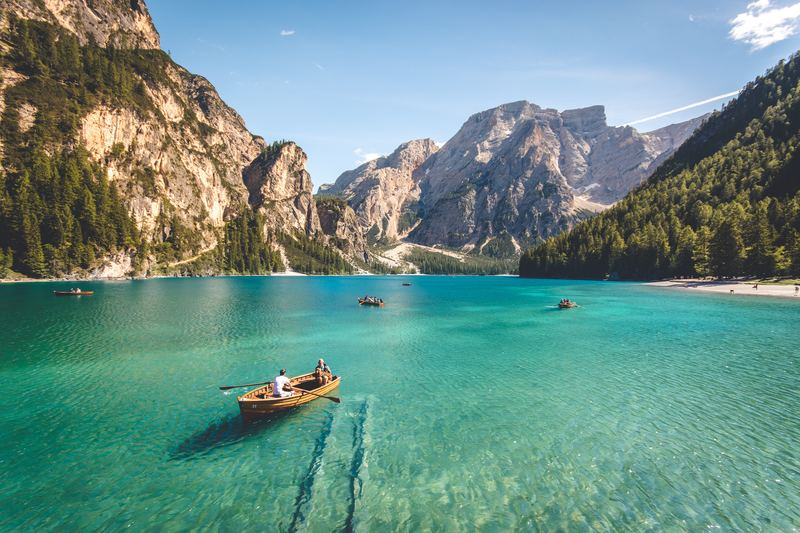
#> input picture classes/computer_vision/lab02/imagens/bg.jpg, 800 x 533 px
$ python hsv.py ../lab02/imagens/bg.jpg
#> lines starting #> are read from the running program, lines starting #| are printed output that depends on the picture
import sys
import cv2
import numpy as np
import matplotlib.pyplot as plt

#abre imagem
filename = sys.argv[1]
im = cv2.imread(filename)
#> im is the input picture: shape (533, 800, 3); mean B, G, R 135.9, 143.5, 106.8

#converte cores
im = cv2.cvtColor(im, cv2.COLOR_BGR2HSV)
#> im: shape (533, 800, 3); mean H, S, V 73.9, 99.9, 155.2

#split
#im_r,im_g,im_b = cv2.split(im)
im_h = im[:,:,0]
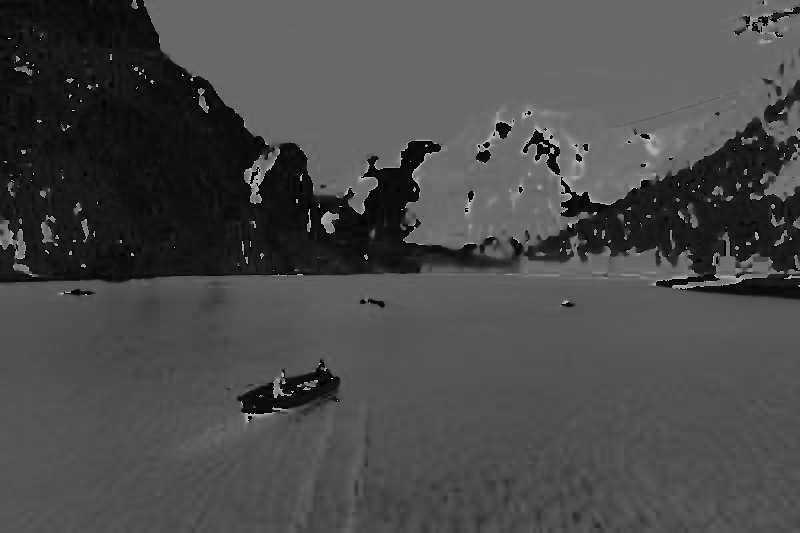
#> im_h: shape (533, 800); min 0, max 179, mean 73.9
im_s = im[:,:,1]
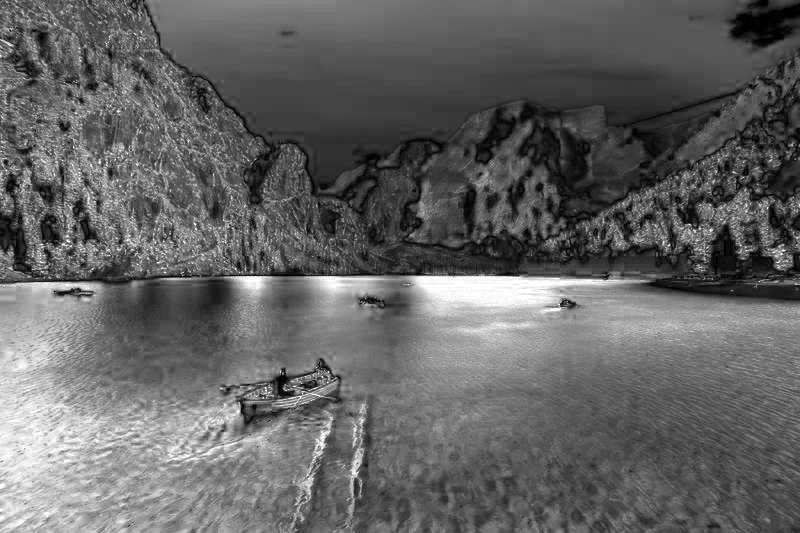
#> im_s: shape (533, 800); min 0, max 255, mean 99.9
im_v = im[:,:,2]
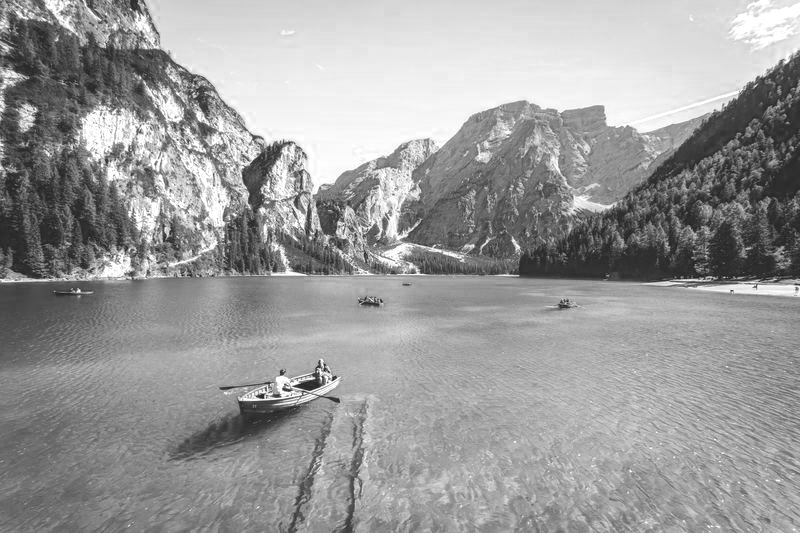
#> im_v: shape (533, 800); min 17, max 255, mean 155.2

#combina as imagens
im = cv2.merge([im_h,im_s,im_v])

#modicacoes na imagem
for row_index in range(len(im_h)):
    for line_index in range(len(im_h[row_index])):
        hue_val = im_h[row_index][line_index]

        if ((hue_val >= 94) and (hue_val <= 110) and (line_index < 570)):
            im_h[row_index][line_index] -= 40
            im_s[row_index][line_index] -= 110

        elif ((hue_val <= 80) and (line_index > 575)):

            if ((hue_val >= 24) and (hue_val <= 40)):
                im_h[row_index][line_index] += 50
            elif (hue_val >= 24):
                im_h[row_index][line_index] += 40

            im_s[row_index][line_index] += 90
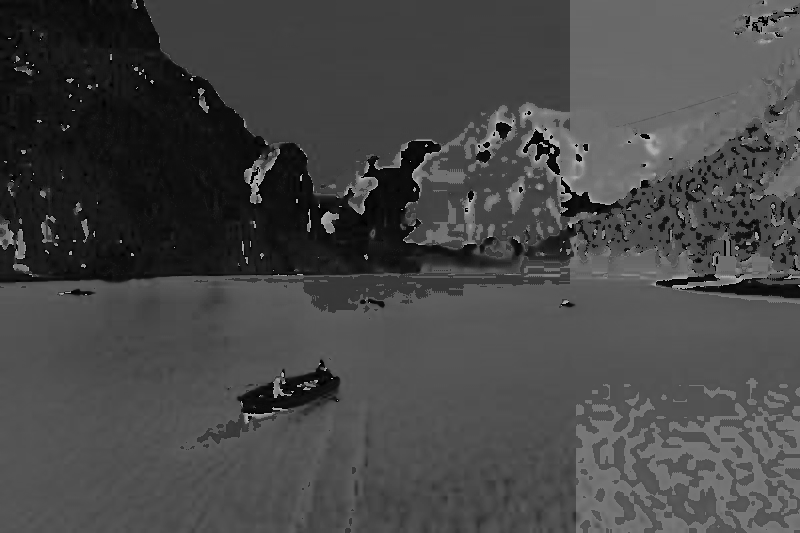
#> im_h: shape (533, 800); min 0, max 179, mean 70.8
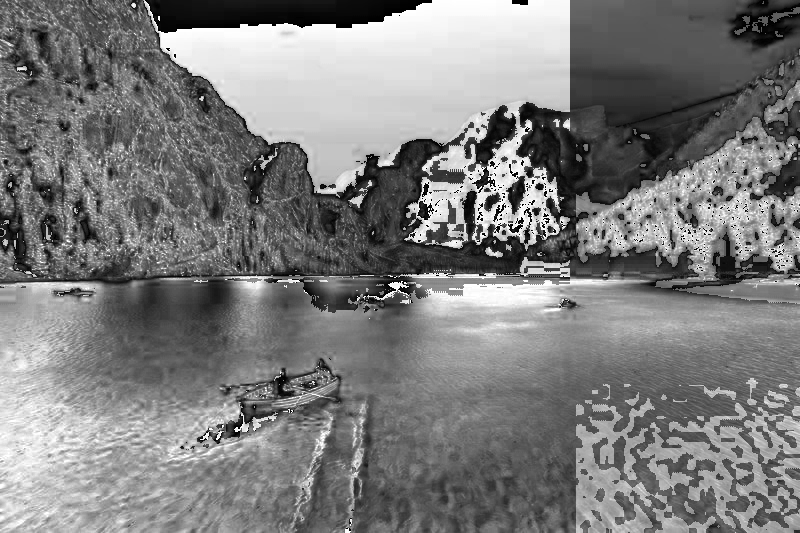
#> im_s: shape (533, 800); min 0, max 255, mean 124.5

#combina as imagens
new_im = cv2.merge([im_h,im_s,im_v])
#> new_im: shape (533, 800, 3); mean H, S, V 70.8, 124.5, 155.2

#mostra imagens
imagens = [im_h,im_s,im_v]


x_values = np.arange(256)

plt.subplot(2,3,1),plt.imshow(imagens[0],cmap = 'gray')
plt.subplot(2,3,2),plt.imshow(imagens[1],cmap = 'gray')
plt.subplot(2,3,3),plt.imshow(imagens[2],cmap = 'gray')
plt.subplot(2,3,4),plt.imshow(cv2.cvtColor(im, cv2.COLOR_HSV2RGB))
plt.subplot(2,3,5),plt.imshow(cv2.cvtColor(new_im, cv2.COLOR_HSV2RGB))


plt.show()
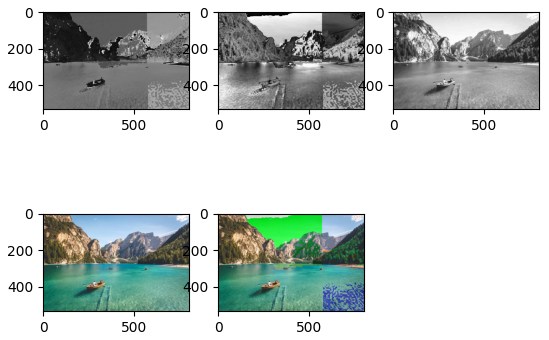
#> figure drawn by matplotlib, 5 panels

cv2.imwrite("mod.jpg", cv2.cvtColor(new_im, cv2.COLOR_HSV2BGR))
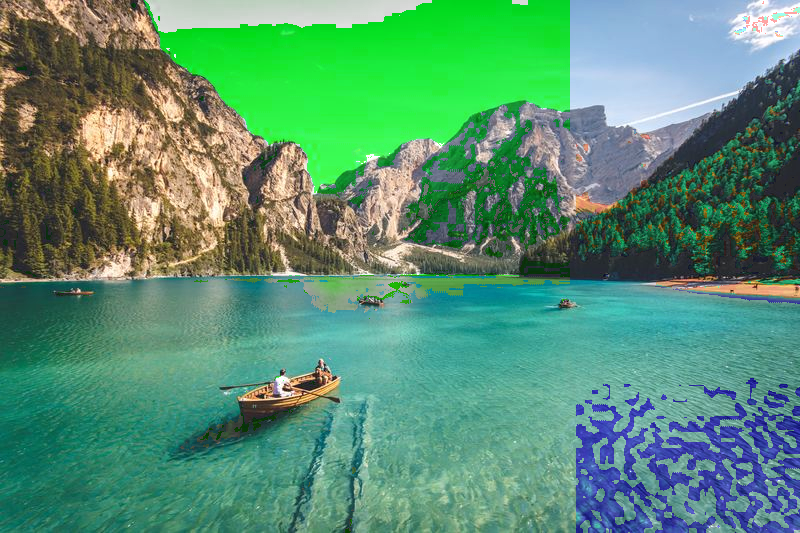
#> saved as mod.jpg: shape (533, 800, 3); mean B, G, R 114.4, 144, 88.3
